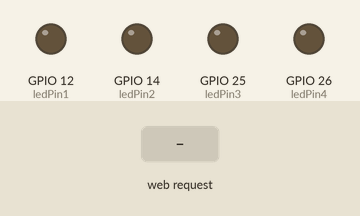
Bench run of a sketch on a simulated ESP32. On the bench: output pins drawn as LEDs (lit = HIGH). Inputs (shaded band) come from the test bench. WiFi joins after 1.5 s; servers stay silent unless stated; what the sketch prints to the serial monitor is not drawn.

Above: at 3.2 s.
3.3 s: HTTP request GET /light-1-on received
At 4.4 s:
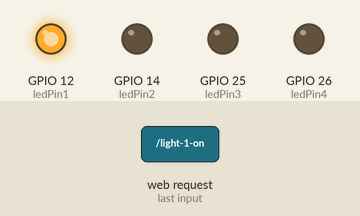
4.8 s: HTTP request GET /light-2-on received
At 5.5 s:
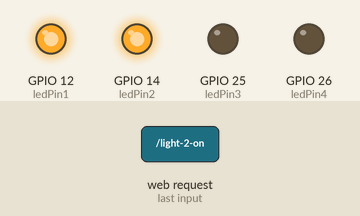
6.3 s: HTTP request GET /light-1-off received
At 6.7 s:
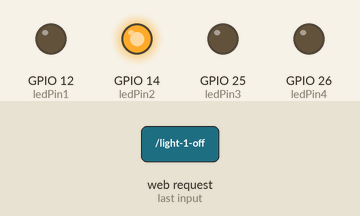
7.8 s: HTTP request GET /light-3-on received
At 9.0 s:
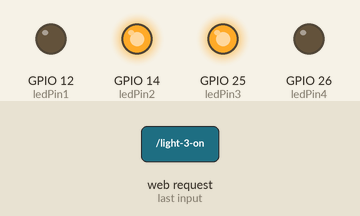
9.3 s: HTTP request GET /light-2-off received
At 10.2 s:
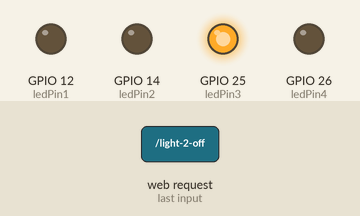
10.8 s: HTTP request GET /light-4-on received
At 11.3 s:
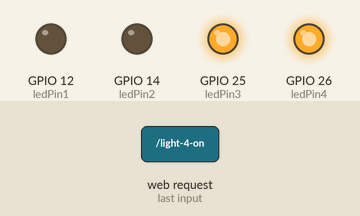
Timing chart, 0 to 13.3 s (numbered marks = the images above; inputs shaded):
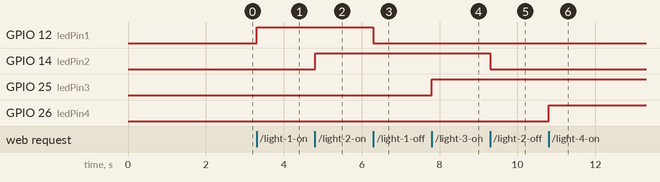

Measured:
- after the input at 3.3 s, GPIO 12 (ledPin1): LOW → HIGH at once
- after the input at 4.8 s, GPIO 14 (ledPin2): LOW → HIGH at once
- after the input at 6.3 s, GPIO 12 (ledPin1): HIGH → LOW at once
- after the input at 7.8 s, GPIO 25 (ledPin3): LOW → HIGH at once
- after the input at 9.3 s, GPIO 14 (ledPin2): HIGH → LOW at once
- after the input at 10.8 s, GPIO 26 (ledPin4): LOW → HIGH at once

The sketch:

mircocode.ino
```cpp
#include <WiFi.h>
#include <ArduinoJson.h>
#include <ESPAsyncWebServer.h>

const char *ssid = "Petchelle-Wifi-4g";
const char *password = "Petchelle14_2016";

const int ledPin1 = 12;
const int ledPin2 = 14;
const int ledPin3 = 25;
const int ledPin4 = 26;

JsonDocument doc;
String json;

AsyncWebServer server(80);

IPAddress local_IP(192, 168, 1, 199);
IPAddress gateway(192, 168, 1, 1);
IPAddress subnet(255, 255, 0, 0);
IPAddress primaryDNS(8, 8, 8, 8);   // optional
IPAddress secondaryDNS(8, 8, 4, 4); // optional

void setup()
{
    pinMode(ledPin1, OUTPUT);
    pinMode(ledPin2, OUTPUT);
    pinMode(ledPin3, OUTPUT);
    pinMode(ledPin4, OUTPUT);

    digitalWrite(ledPin1, LOW);
    digitalWrite(ledPin2, LOW);
    digitalWrite(ledPin3, LOW);
    digitalWrite(ledPin4, LOW);

    Serial.begin(115200);
    delay(500);

    if (!WiFi.config(local_IP, gateway, subnet, primaryDNS, secondaryDNS))
    {
        Serial.println("STA Failed to configure");
    }

    WiFi.begin(ssid, password);
    while (WiFi.status() != WL_CONNECTED)
    {
        delay(500);
        Serial.print(".");
    }

    Serial.println("");
    Serial.println("WiFi connected");
    Serial.println("IP address: ");
    Serial.println(WiFi.localIP());

    init_routes();
}

void init_routes()
{
    server.on("/light-1-on", HTTP_GET, [](AsyncWebServerRequest *request)
              {
      digitalWrite(ledPin1, HIGH);
      doc["light_no"] = "1";
      doc["pin_status"] = "on";
      doc["pin_no"] = "12";
      createJsonResponse(request); });

    server.on("/light-1-off", HTTP_GET, [](AsyncWebServerRequest *request)
              {
      digitalWrite(ledPin1, LOW);
      doc["light_no"] = "1";
      doc["pin_status"] = "off";
      doc["pin_no"] = "12";
      createJsonResponse(request); });

    server.on("/light-2-on", HTTP_GET, [](AsyncWebServerRequest *request)
              {
      digitalWrite(ledPin2, HIGH);
      doc["light_no"] = "2";
      doc["pin_no"] = "13";
      doc["pin_status"] = "on";
      createJsonResponse(request); });

    server.on("/light-2-off", HTTP_GET, [](AsyncWebServerRequest *request)
              {
      digitalWrite(ledPin2, LOW);
      doc["light_no"] = "2";
      doc["pin_no"] = "13";
      doc["pin_status"] = "off";
      createJsonResponse(request); });

    server.on("/light-3-on", HTTP_GET, [](AsyncWebServerRequest *request)
              {
      digitalWrite(ledPin3, HIGH);
      doc["light_no"] = "3";
      doc["pin_no"] = "14";
      doc["pin_status"] = "on";
      createJsonResponse(request); });

    server.on("/light-3-off", HTTP_GET, [](AsyncWebServerRequest *request)
              {
      digitalWrite(ledPin3, LOW);
      doc["light_no"] = "3";
      doc["pin_no"] = "14";
      doc["pin_status"] = "off";
      createJsonResponse(request); });

    server.on("/light-4-on", HTTP_GET, [](AsyncWebServerRequest *request)
              {
      digitalWrite(ledPin4, HIGH);
      doc["light_no"] = "4";
      doc["pin_no"] = "16";
      doc["pin_status"] = "on";
      createJsonResponse(request); });

    server.on("/light-4-off", HTTP_GET, [](AsyncWebServerRequest *request)
              {
      digitalWrite(ledPin4, LOW);
      doc["light_no"] = "4";
      doc["pin_no"] = "16";
      doc["pin_status"] = "off";
      createJsonResponse(request); });

    server.begin();
}

void createJsonResponse(AsyncWebServerRequest *request)
{
    serializeJson(doc, json);
    request->send(200, "application/json", json);
}

void loop()
{
}
```
